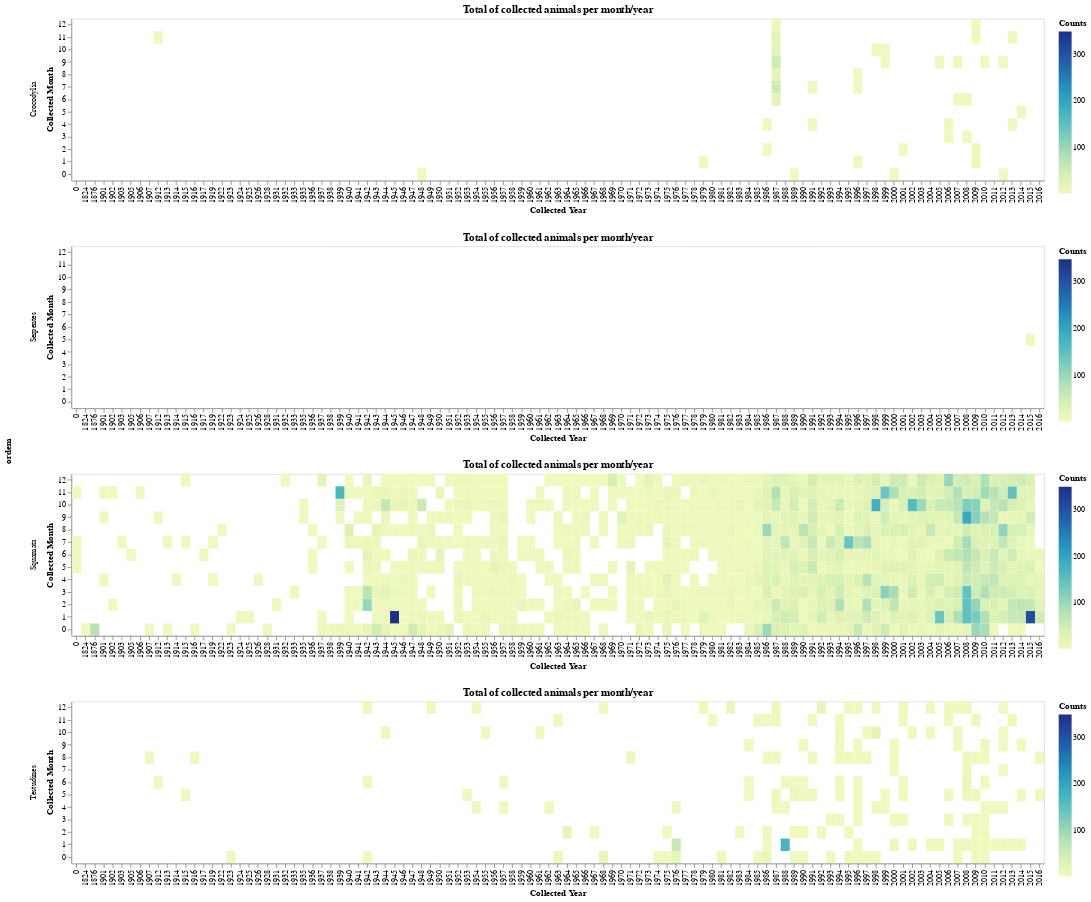

Here is the notebook cell this chart was saved with:
### Code cell
temp = alt.Chart(counts[(~counts['ordem'].isna()) & (counts['ordem'] != 'Caudata')], title=f'Total of collected animals per month/year',
             width=1200, height=200).mark_rect().encode(
        y = alt.Y('mes_coleta', type='ordinal', title='Collected Month',
                  sort= alt.EncodingSortField('mes_coleta', order='descending')),
        x = alt.X('ano_coleta', type='ordinal', title='Collected Year',
                 scale= alt.Scale(domain=anos)),
        color= alt.Color('counts', title='Counts'),
        tooltip = alt.Tooltip(['counts', 'ano_coleta', 'mes_coleta'])
)

temp.facet(row='ordem').resolve_scale(x='independent').resolve_legend('independent').save('./graphs/seasonality/order/season-facetado.html')

temp.facet(row='ordem').resolve_scale(x='independent').resolve_legend('independent')

### Figure 1 — Vega-Lite specification as saved in the notebook (floating-point values rounded to 4 significant figures; data arrays with more than 128 entries replaced by an {"elided": "..."} marker saying what was removed)
{"config": {"view": {"continuousWidth": 400, "continuousHeight": 300}}, "data": {"name": "data-1a5b24411b4b756943e7ecc1b003cbe2"}, "facet": {"row": {"type": "nominal", "field": "ordem"}}, "spec": {"mark": "rect", "encoding": {"color": {"type": "quantitative", "field": "counts", "title": "Counts"}, "tooltip": [{"type": "quantitative", "field": "counts"}, {"type": "quantitative", "field": "ano_coleta"}, {"type": "quantitative", "field": "mes_coleta"}], "x": {"type": "ordinal", "field": "ano_coleta", "scale": {"domain": [0.0, 1824.0, 1876.0, 1901.0, 1902.0, 1903.0, 1905.0, 1906.0, 1907.0, 1912.0, 1913.0, 1914.0, 1915.0, 1916.0, 1917.0, 1919.0, 1922.0, 1923.0, 1924.0, 1925.0, 1926.0, 1928.0, 1931.0, 1932.0, 1933.0, 1935.0, 1936.0, 1937.0, 1938.0, 1939.0, 1940.0, 1941.0, 1942.0, 1943.0, 1944.0, 1945.0, 1946.0, 1947.0, 1948.0, 1949.0, 1950.0, 1951.0, 1952.0, 1953.0, 1954.0, 1955.0, 1956.0, 1957.0, 1958.0, 1959.0, 1960.0, 1961.0, 1962.0, 1963.0, 1964.0, 1965.0, 1966.0, 1967.0, 1968.0, 1969.0, 1970.0, 1971.0, 1972.0, 1973.0, 1974.0, 1975.0, 1976.0, 1977.0, 1978.0, 1979.0, 1980.0, 1981.0, 1982.0, 1983.0, 1984.0, 1985.0, 1986.0, 1987.0, 1988.0, 1989.0, 1990.0, 1991.0, 1992.0, 1993.0, 1994.0, 1995.0, 1996.0, 1997.0, 1998.0, 1999.0, 2000.0, 2001.0, 2002.0, 2003.0, 2004.0, 2005.0, 2006.0, 2007.0, 2008.0, 2009.0, 2010.0, 2011.0, 2012.0, 2013.0, 2014.0, 2015.0, 2016.0]}, "title": "Collected Year"}, "y": {"type": "ordinal", "field": "mes_coleta", "sort": {"field": "mes_coleta", "order": "descending"}, "title": "Collected Month"}}, "height": 200, "title": "Total of collected animals per month/year", "width": 1200}, "resolve": {"legend": {"color": "independent"}, "scale": {"x": "independent"}}, "$schema": "https://vega.github.io/schema/vega-lite/v4.8.1.json", "datasets": {"data-1a5b24411b4b756943e7ecc1b003cbe2": {"elided": "1079 records"}}}
